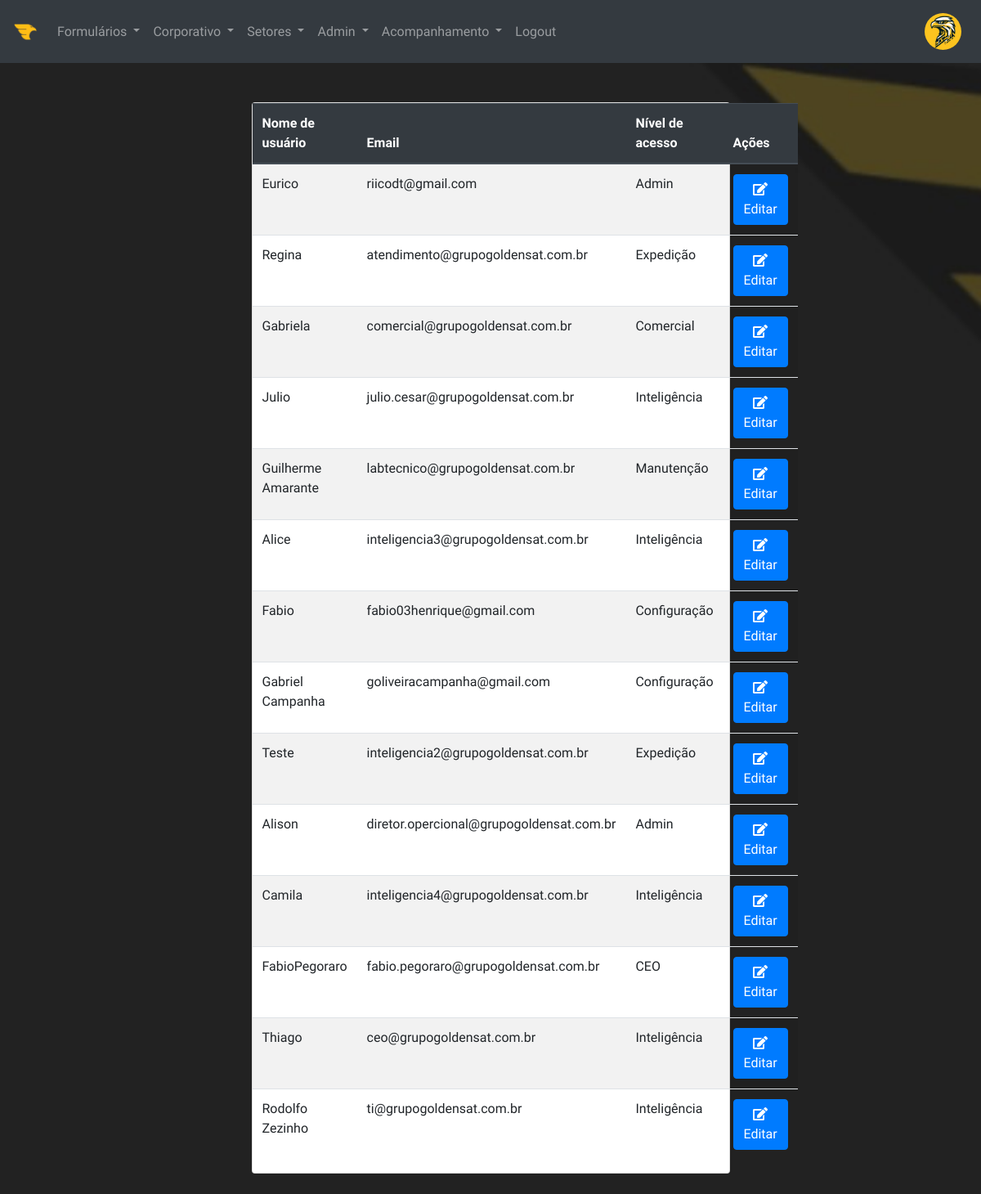
/admin/users (signed in), run on an earlier commit of the app's database.
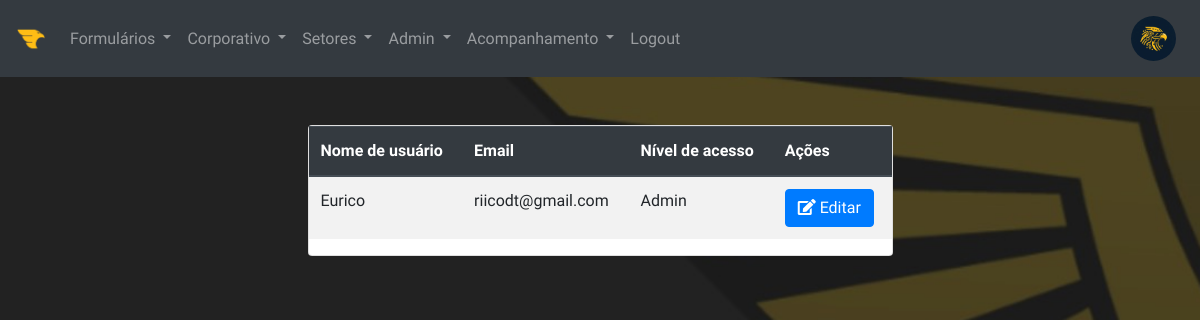
And on a later commit of the database.
### models.py (models this page shows, shortened)
class User(UserMixin, db.Model):
    __tablename__ = 'users'  # Nome da tabela no banco de dados
    id = db.Column(db.Integer, primary_key=True)  # ID do usuário
    username = db.Column(db.String(100), unique=True, nullable=False)  # Nome de usuário
    email = db.Column(db.String(100), unique=True, nullable=False)  # E-mail do usuário
    password_hash = db.Column(db.String(128), nullable=False)  # Hash da senha do usuário
    profile_picture = db.Column(db.String(100), default='logo-golden.png')  # Imagem de perfil do usuário
    additional_info = db.Column(db.Text)  # Informações adicionais sobre o usuário
    access_level = db.Column(db.String(20), default='User')  # Nível de acesso do usuário

### routes.py (the view)
@app.route('/admin/users', methods=['GET'])
@login_required  # Requer que o usuário esteja autenticado
@check_permissions(['Admin', 'Inteligência'])  # Verifica as permissões do usuário
def users():
    users = User.query.all()
    return render_template('users.html', users=users)

### app.py (called while the page is built)
@login_manager.user_loader
def load_user(user_id):
    return User.query.get(int(user_id))  # Retorna o usuário pelo ID

### routes.py (called while the page is built)
def check_permissions(access_level):
    def decorator(func):
        @wraps(func)
        def wrapper(*args, **kwargs):
            if current_user.is_authenticated and current_user.access_level in access_level:
                return func(*args, **kwargs)
            else:
                flash('Você não tem permissão para acessar esta página.', 'danger')
                return redirect(url_for('index'))
        return wrapper
    return decorator

### templates/users.html (shortened to what this page needs)
{% extends "base.html" %}
{% block content %}
<div class="row justify-content-center" id="card2">
    <div class="col-md-6">
        <div class="card">
            <table class="table table-striped table-hover">
                <thead class="thead-dark">
                    <tr>
                        <th scope="col">Nome de usuário</th>
                        <th scope="col">Email</th>
                        <th scope="col">Nível de acesso</th>
                        <th scope="col">Ações</th>
                    </tr>
                </thead>
                <tbody>
                    {% for user in users %}
                    <tr>
                        <td>{{ user.username }}</td>
                        <td>{{ user.email }}</td>
                        <td>{{ user.access_level }}</td>
                        <td>
                            <a href="{{ url_for('edit_user', id=user.id) }}" class="btn btn-primary">
                                <i class="fas fa-edit"></i> Editar
                            </a>
                        </td>
                    </tr>
                    {% endfor %}
                </tbody>
            </table>
        </div>
    </div>
</div>
{% endblock %}

### templates/base.html (shortened to what this page needs)
<!DOCTYPE html>
<html lang="en">
<head>
    <link rel="stylesheet" href="https://stackpath.bootstrapcdn.com/bootstrap/4.5.2/css/bootstrap.min.css">
    <link rel="stylesheet" href="https://cdnjs.cloudflare.com/ajax/libs/font-awesome/5.15.1/css/all.min.css">
    <link rel="stylesheet" href="https://cdnjs.cloudflare.com/ajax/libs/animate.css/4.1.1/animate.min.css"/>
    <link rel="stylesheet" href="{{ url_for('static', filename='css/style.css') }}">
</head>
<body>
    <nav class="navbar navbar-expand-lg navbar-dark bg-dark">
        <a class="navbar-brand" href="{{ url_for('index') }}">
            <img src="{{ url_for('static', filename='img/logo-int.png') }}" alt="InteGS" height="30">
        </a>
        <div class="collapse navbar-collapse" id="navbarNav">
            <ul class="navbar-nav mr-auto">
                {% if current_user.is_authenticated %}
                {% if current_user.access_level in ['Admin', 'Manutenção', 'Comercial', 'Inteligência', 'Expedição'] %}
                <li class="nav-item dropdown">
                    <a class="nav-link dropdown-toggle" href="#" id="formsDropdown" role="button" data-toggle="dropdown" aria-haspopup="true" aria-expanded="false">
                        Formulários
                    </a>
                </li>
                {% endif %}
                {% if current_user.access_level in ['Admin', 'Diretoria', 'CEO', 'Inteligência'] %}
                <li class="nav-item dropdown">
                    <a class="nav-link dropdown-toggle" href="#" id="corporateDropdown" role="button" data-toggle="dropdown" aria-haspopup="true" aria-expanded="false">
                        Corporativo
                    </a>
                </li>
                {% endif %}
                {% if current_user.access_level in ['Admin', 'Manutenção', 'Comercial', 'Inteligência', 'CEO', 'Diretoria', 'Expedição', 'Configuração'] %}
                <li class="nav-item dropdown">
                    <a class="nav-link dropdown-toggle" href="#" id="sectorsDropdown" role="button" data-toggle="dropdown" aria-haspopup="true" aria-expanded="false">
                        Setores
                    </a>
                </li>
                {% endif %}
                {% if current_user.access_level in ['Admin','Inteligência', 'CEO', 'Diretoria'] %}
                <li class="nav-item dropdown">
                    <a class="nav-link dropdown-toggle" href="#" id="sectorsDropdown" role="button" data-toggle="dropdown" aria-haspopup="true" aria-expanded="false">
                        Admin
                    </a>
                </li>
                {% endif %}
                {% if current_user.access_level in ['Acompanhamento', 'Admin', 'Inteligência', 'Supervisor', 'CEO', 'Diretoria', 'Financeiro'] %}
                <li class="nav-item dropdown">
                    <a class="nav-link dropdown-toggle" href="#" id="sectorsDropdown" role="button" data-toggle="dropdown" aria-haspopup="true" aria-expanded="false">
                        Acompanhamento
                    </a>
                </li>
                {% endif %}
                <li class="nav-item">
                    <a class="nav-link" href="{{ url_for('logout') }}">Logout</a>
                </li>
                {% endif %}
            </ul>
            <ul class="navbar-nav">
                <li class="nav-item">
                    {% if current_user.is_authenticated %}
                    <a class="nav-link" href="{{ url_for('profile') }}">
                        <img src="{{ url_for('static', filename='img/' + current_user.profile_picture) }}" class="rounded-circle profile-icon" style="width: 45px; height: 45px;" alt="Foto do perfil">
                    </a>
                    {% endif %}
                </li>
            </ul>
        </div>
    </nav>
    {% block content %}{% endblock %}
</body>
</html>

### static/css/style.css (style rules this page uses)
* { margin: 0; padding: 0; box-sizing: border-box; }
body { font-family: "Ubuntu Sans", sans-serif; background-image: url("/static/img/wallpaper.jpg"); background-repeat: no-repeat; background-size: cover; background-attachment: fixed; overflow-x: hidden; }

### templates/users.html (style rules this page uses)
#card2 { margin-bottom: 25px; }

What changed in the data, as far as the page shows it:
removed User: username "Regina", email "atendimento@grupogoldensat.com.br", access_level "Expedição"
removed User: username "Gabriela", email "comercial@grupogoldensat.com.br", access_level "Comercial"
removed User: username "Julio", email "julio.cesar@grupogoldensat.com.br", access_level "Inteligência"
removed User: username "Guilherme Amarante", email "labtecnico@grupogoldensat.com.br", access_level "Manutenção"
removed User: username "Alice", email "inteligencia3@grupogoldensat.com.br", access_level "Inteligência"
removed User: username "Fabio", email "fabio03henrique@gmail.com", access_level "Configuração"
removed User: username "Gabriel Campanha", email "goliveiracampanha@gmail.com", access_level "Configuração"
removed User: username "Teste", email "inteligencia2@grupogoldensat.com.br", access_level "Expedição"
removed User: username "Alison", email "diretor.opercional@grupogoldensat.com.br", access_level "Admin"
removed User: username "Camila", email "inteligencia4@grupogoldensat.com.br", access_level "Inteligência"
removed User: username "FabioPegoraro", email "fabio.pegoraro@grupogoldensat.com.br", access_level "CEO"
removed User: username "Thiago", email "ceo@grupogoldensat.com.br", access_level "Inteligência"
removed User: username "Rodolfo Zezinho", email "ti@grupogoldensat.com.br", access_level "Inteligência"
changed User "Eurico": profile_picture: a different picture
